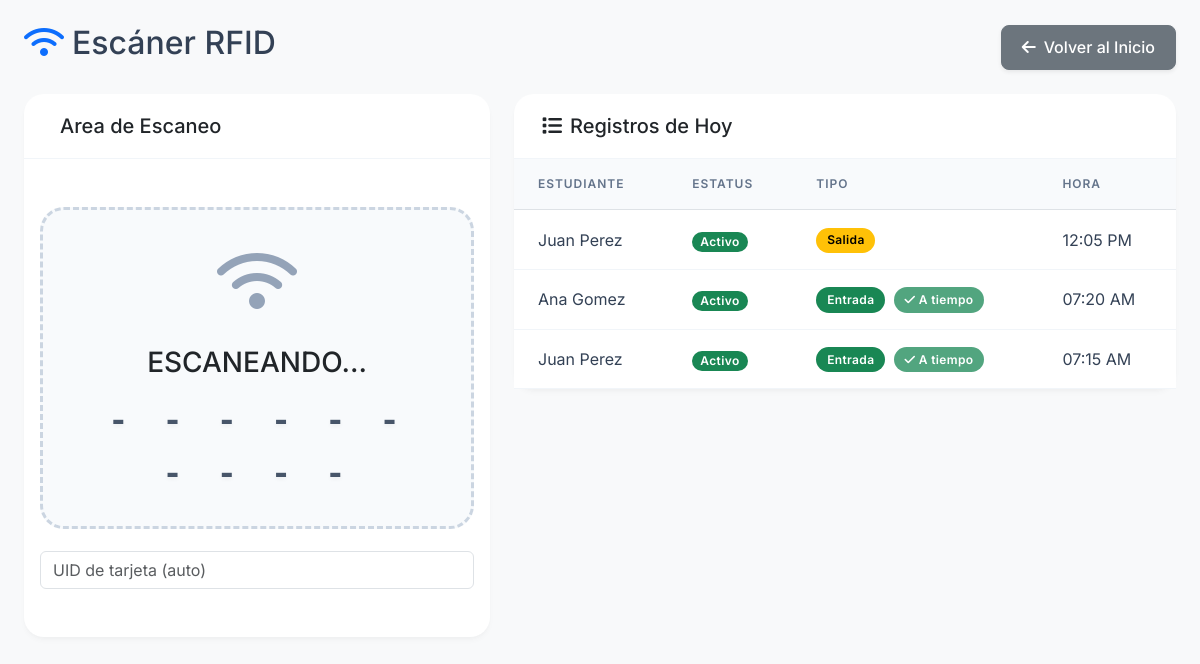
The page /modules/rfid/index.php (signed in) on the database its author committed.
### tables this page shows
CREATE TABLE IF NOT EXISTS asistencia (
    id INT AUTO_INCREMENT PRIMARY KEY,
    estudiante_id INT NOT NULL,
    tipo ENUM('entrada', 'salida') NOT NULL,
    retardo BOOLEAN DEFAULT FALSE,
    fecha_hora DATETIME NOT NULL,
    rfid_uid VARCHAR(100) NOT NULL,
    metodo ENUM('rfid', 'manual') DEFAULT 'rfid',
    confirmacion_whatsapp ENUM('enviado', 'fallido', 'pendiente', 'no_configurado') DEFAULT 'no_configurado',
    created_at TIMESTAMP DEFAULT CURRENT_TIMESTAMP,
    FOREIGN KEY (estudiante_id) REFERENCES estudiantes(id) ON DELETE CASCADE,
    INDEX idx_estudiante_fecha (estudiante_id, fecha_hora),
    INDEX idx_fecha_hora (fecha_hora)
);

CREATE TABLE IF NOT EXISTS estudiantes (
    id INT AUTO_INCREMENT PRIMARY KEY,
    cedula_escolar VARCHAR(50) UNIQUE NOT NULL,
    nombre VARCHAR(100) NOT NULL,
    apellido VARCHAR(100) NOT NULL,
    fecha_nacimiento DATE NOT NULL,
    genero ENUM('M', 'F') NOT NULL,
    direccion TEXT,
    foto VARCHAR(255) DEFAULT NULL,
    rfid_uid VARCHAR(100) UNIQUE DEFAULT NULL,
    nivel_id INT DEFAULT NULL,
    grado_id INT DEFAULT NULL,
    seccion_id INT DEFAULT NULL,
    horario_id INT DEFAULT NULL,
    anno_escolar VARCHAR(20) DEFAULT NULL,
    nombre_representante VARCHAR(200) DEFAULT NULL,
    telefono_representante VARCHAR(20) DEFAULT NULL,
    telefono_alternativo VARCHAR(20) DEFAULT NULL,
    foto_representante VARCHAR(255) DEFAULT NULL,
    parentesco VARCHAR(50) DEFAULT NULL,
    observaciones TEXT DEFAULT NULL,
    estatus ENUM('activo', 'inactivo', 'retirado') DEFAULT 'activo',
    created_at TIMESTAMP DEFAULT CURRENT_TIMESTAMP,
    updated_at TIMESTAMP DEFAULT CURRENT_TIMESTAMP ON UPDATE CURRENT_TIMESTAMP,
    FOREIGN KEY (nivel_id) REFERENCES niveles(id) ON DELETE SET NULL,
    FOREIGN KEY (grado_id) REFERENCES grados(id) ON DELETE SET NULL,
    FOREIGN KEY (seccion_id) REFERENCES secciones(id) ON DELETE SET NULL,
    FOREIGN KEY (horario_id) REFERENCES horarios(id) ON DELETE SET NULL,
    INDEX idx_rfid_uid (rfid_uid),
    INDEX idx_cedula (cedula_escolar)
);

### modules/rfid/index.php (the view, shortened to what this page needs)
<?php
$hide_sidebar = true;
require_once '../../includes/header.php';
?>
<?php
$pdo = db_connect();
$stmt = $pdo->query("SELECT a.*, e.nombre, e.apellido, e.estatus FROM asistencia a JOIN estudiantes e ON a.estudiante_id = e.id WHERE DATE(a.fecha_hora) = CURDATE() ORDER BY a.fecha_hora DESC LIMIT 20");
$registros_hoy = $stmt->fetchAll();
?>
<div class="row mb-4 align-items-center">
    <div class="col-12 col-md-6">
        <h2><i class="fas fa-wifi me-2 text-primary"></i>Escáner RFID</h2>
    </div>
    <div class="col-12 col-md-6 text-md-end mt-3 mt-md-0">
        <a href="../../index.php" class="btn btn-secondary shadow-sm">
            <i class="fas fa-arrow-left me-2"></i>Volver al Inicio
        </a>
    </div>
</div>
<div class="row g-4">
    <div class="col-12 col-lg-5">
        <div class="card">
            <div class="card-header"><h5 class="mb-0"><i class="fas fa-rfid me-2"></i>Area de Escaneo</h5></div>
            <div class="card-body text-center py-5">
                <div class="scanner-box d-inline-block px-5 py-4">
                    <div class="scanner-icon"><i class="fas fa-wifi"></i></div>
                    <h3>ESCANEANDO...</h3>
                    <div class="rfid-display" id="rfidDisplay">- - - - - - - - - -</div>
                </div>
                <input type="text" id="rfidInput" class="form-control mt-3" placeholder="UID de tarjeta (auto)" autocomplete="off" autofocus>
            </div>
        </div>
    </div>
    <div class="col-12 col-lg-7">
        <div class="card">
            <div class="card-header"><h5 class="mb-0"><i class="fas fa-list me-2"></i>Registros de Hoy</h5></div>
            <div class="table-responsive">
                <table class="table table-hover mb-0">
                    <thead><tr><th>Estudiante</th><th>Estatus</th><th>Tipo</th><th>Hora</th></tr></thead>
                    <tbody id="tablaRegistros">
                        <?php if (empty($registros_hoy)): ?>
                        <tr><td colspan="3" class="text-center text-muted py-3">Sin registros hoy</td></tr>
                        <?php else: foreach ($registros_hoy as $r): ?>
                        <tr>
                            <td><?php echo $r['nombre'].' '.$r['apellido']; ?></td>
                            <td>
                                <span class="badge badge-<?php echo $r['estatus']; ?> px-2 py-1"><?php echo ucfirst($r['estatus']); ?></span>
                            </td>
                            <td>
                                <span class="badge badge-<?php echo $r['tipo']; ?>"><?php echo ucfirst($r['tipo']); ?></span>
                                <?php if ($r['tipo'] === 'entrada'): ?>
                                    <?php if ($r['retardo']): ?>
                                        <span class="badge bg-danger ms-1"><i class="fas fa-clock"></i> Retardo</span>
                                    <?php else: ?>
                                        <span class="badge bg-success bg-opacity-75 ms-1"><i class="fas fa-check"></i> A tiempo</span>
                                    <?php endif; ?>
                                <?php endif; ?>
                            </td>
                            <td><?php echo date('h:i A', strtotime($r['fecha_hora'])); ?></td>
                        </tr>
                        <?php endforeach; endif; ?>
                    </tbody>
                </table>
            </div>
        </div>
    </div>
</div>
<?php require_once '../../includes/footer.php';

### includes/header.php (shortened to what this page needs)
<!DOCTYPE html>
<html lang="es">
<head>
  <link href="<?php echo APP_URL; ?>/vendor/bootstrap/dist/css/bootstrap.min.css" rel="stylesheet">
  <link rel="stylesheet" href="<?php echo APP_URL; ?>/vendor/fontawesome/css/all.min.css">
  <link href="<?php echo APP_URL; ?>/vendor/sweetalert2/sweetalert2.css" rel="stylesheet">
  <link href="<?php echo APP_URL; ?>/vendor/select2/dist/css/select2.min.css" rel="stylesheet" />
  <link href="<?php echo APP_URL; ?>/vendor/select2/dist/css/select2-bootstrap-5-theme.min.css" rel="stylesheet" />
  <link rel="stylesheet" href="<?php echo APP_URL; ?>/assets/css/style.css">
</head>
<body class="bg-light">
  <div class="d-flex">
    <?php if (!isset($hide_sidebar) || !$hide_sidebar): ?>
      <div class="bg-dark text-white p-3 vh-100 position-fixed overflow-auto" style="width: 250px; z-index: 1000;">
        <div class="text-center mb-4 mt-2">
          <h4><i class="fas fa-graduation-cap me-2 text-primary"></i>ControlEscolar</h4>
          <small class="text-muted">Control de Acceso</small>
        </div>
        <ul class="nav flex-column gap-2 mb-5">
          <li class="nav-item">
            <a href="<?php echo APP_URL; ?>/index.php"
              class="nav-link text-white <?php echo $page_name === 'dashboard' ? 'bg-primary rounded' : ''; ?>">
              <i class="fas fa-tachometer-alt me-2 w-20px"></i> Dashboard
            </a>
          </li>
          <li class="nav-item">
            <a href="<?php echo APP_URL; ?>/modules/estudiantes/index.php"
              class="nav-link text-white <?php echo $page_name === 'estudiantes' ? 'bg-primary rounded' : ''; ?>">
              <i class="fas fa-users me-2 w-20px"></i> Estudiantes
            </a>
          </li>
          <li class="nav-item">
            <a href="<?php echo APP_URL; ?>/modules/rfid/index.php"
              class="nav-link text-white <?php echo $page_name === 'rfid' ? 'bg-primary rounded' : ''; ?>">
              <i class="fas fa-wifi me-2 w-20px"></i> Escáner RFID
            </a>
          </li>
          <li class="nav-item">
            <a href="<?php echo APP_URL; ?>/modules/reportes/index.php"
              class="nav-link text-white <?php echo $page_name === 'reportes' ? 'bg-primary rounded' : ''; ?>">
              <i class="fas fa-chart-bar me-2 w-20px"></i> Reportes
            </a>
          </li>
          <li class="nav-item">
            <a href="<?php echo APP_URL; ?>/modules/cobranza/index.php"
              class="nav-link text-white <?php echo $page_name === 'cobranza' ? 'bg-primary rounded' : ''; ?>">
              <i class="fas fa-hand-holding-usd me-2 w-20px"></i> Cobranza
            </a>
          </li>
          <li class="nav-item">
            <a href="<?php echo APP_URL; ?>/modules/docentes/index.php"
              class="nav-link text-white <?php echo $page_name === 'docentes' ? 'bg-primary rounded' : ''; ?>">
              <i class="fas fa-chalkboard-teacher me-2 w-20px"></i> Docentes
            </a>
          </li>
          <li class="nav-item">
            <a href="<?php echo APP_URL; ?>/modules/horarios/index.php"
              class="nav-link text-white <?php echo $page_name === 'horarios' ? 'bg-primary rounded' : ''; ?>">
              <i class="fas fa-calendar-alt me-2 w-20px"></i> Horarios
            </a>
          </li>
          <li class="nav-item">
            <a href="<?php echo APP_URL; ?>/modules/configuracion/index.php"
              class="nav-link text-white <?php echo $page_name === 'configuracion' ? 'bg-primary rounded' : ''; ?>">
              <i class="fas fa-cogs me-2 w-20px"></i> Configuración
            </a>
          </li>
        </ul>
        <hr class="text-secondary border-2 opacity-50">
        <div class="position-absolute bottom-0 start-0 w-100 p-3">
          <a href="<?php echo APP_URL; ?>/logout.php" class="btn btn-outline-danger w-100">
            <i class="fas fa-sign-out-alt me-2"></i> Cerrar Sesión
          </a>
        </div>
      </div>
      <div class="flex-grow-1 p-4" style="margin-left: 250px;">
      <?php else: ?>
        <div class="flex-grow-1 p-4">
        <?php endif; ?>

### includes/footer.php (shortened to what this page needs)
</div>
</div>
</body>
</html>

### assets/css/style.css (style rules this page uses)
body { font-family: 'Inter', sans-serif; background-color: #f4f7fa !important; color: #334155; overflow-x: hidden; }
.card { border: none !important; border-radius: 1.25rem !important; box-shadow: 0 4px 6px -1px rgba(0, 0, 0, 0.03), 0 2px 4px -1px rgba(0, 0, 0, 0.02) !important; transition: all 0.35s cubic-bezier(0.25, 0.8, 0.25, 1); background: #ffffff; margin-bottom: 1.5rem; }
.card-header { background-color: transparent !important; border-bottom: 1px solid #f1f5f9 !important; padding: 1.25rem 1.75rem !important; font-weight: 600; }
.table { vertical-align: middle; margin-bottom: 0; }
.table th { font-weight: 600; color: #64748b; border-bottom-width: 1px; text-transform: uppercase; font-size: 0.75rem; letter-spacing: 0.08em; padding: 1rem 1.5rem; background: #f8fafc; }
.table td { padding: 1rem 1.5rem; color: #334155; border-bottom-color: #f1f5f9; }
.table-hover tbody tr { transition: all 0.2s ease; }
.badge { padding: 0.55em 0.9em; font-weight: 600; font-size: 0.75rem; border-radius: 2rem; letter-spacing: 0.03em; }
.badge-entrada { background-color: #dcfce7; color: #166534; }
.badge-salida { background-color: #fef9c3; color: #854d0e; }
.badge-activo { background-color: #dbeafe; color: #1e40af; }
.scanner-box { background: #f8fafc; border: 3px dashed #cbd5e1; border-radius: 1.5rem; transition: all 0.4s ease; position: relative; overflow: hidden; }
.scanner-icon { font-size: 4rem; color: #94a3b8; margin-bottom: 1rem; transition: all 0.3s ease; }
.rfid-display { font-family: 'Courier New', Courier, monospace; font-size: 2.2rem; font-weight: bold; letter-spacing: 6px; color: #475569; margin-top: 1rem; min-height: 52px; text-shadow: 0 2px 4px rgba(0,0,0,0.05); }
.btn { font-weight: 500; border-radius: 0.5rem; padding: 0.6rem 1.25rem; transition: all 0.25s ease; }

### modules/rfid/index.php (style rules this page uses)
.badge-activo { background-color: #198754; color: #fff; }
.badge-entrada { background-color: #198754; color: #fff; }
.badge-salida { background-color: #ffc107; color: #000; }

### rows shown on the page
asistencia: estudiante.nombre "Juan", estudiante.apellido "Perez", estudiante.estatus "Activo", tipo "Salida", fecha_hora "12:05 PM"
asistencia: estudiante.nombre "Ana", estudiante.apellido "Gomez", estudiante.estatus "Activo", tipo "Entrada", retardo 0 (drawn), fecha_hora "07:20 AM"
asistencia: estudiante.nombre "Juan", estudiante.apellido "Perez", estudiante.estatus "Activo", tipo "Entrada", retardo 0 (drawn), fecha_hora "07:15 AM"
